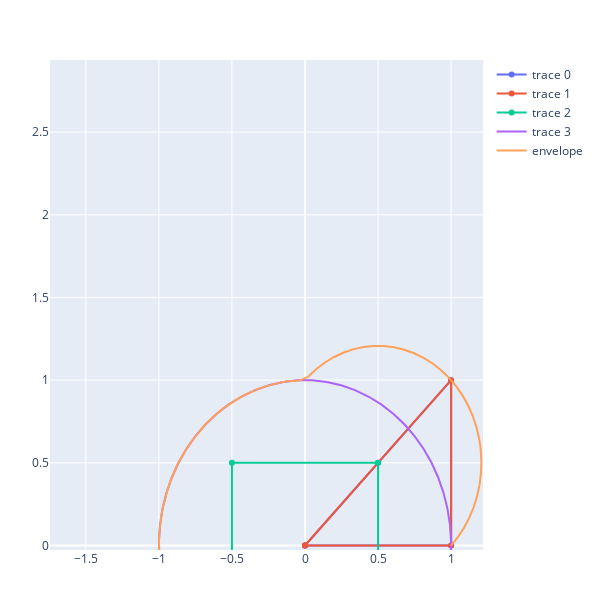

Notebook cell for this chart:
### Markdown cell above
Our function for the envelope works on our primitives, but we need to extend it for the actual diagrams.

As we've said, it's a simple max over all envelopes.

### Code cell
D = D1 ⋄ D2 ⋄ D3

pD = plotgeometry(D)
pe = plotenvelope(D)

plot(vcat(pD,pe), layout)
